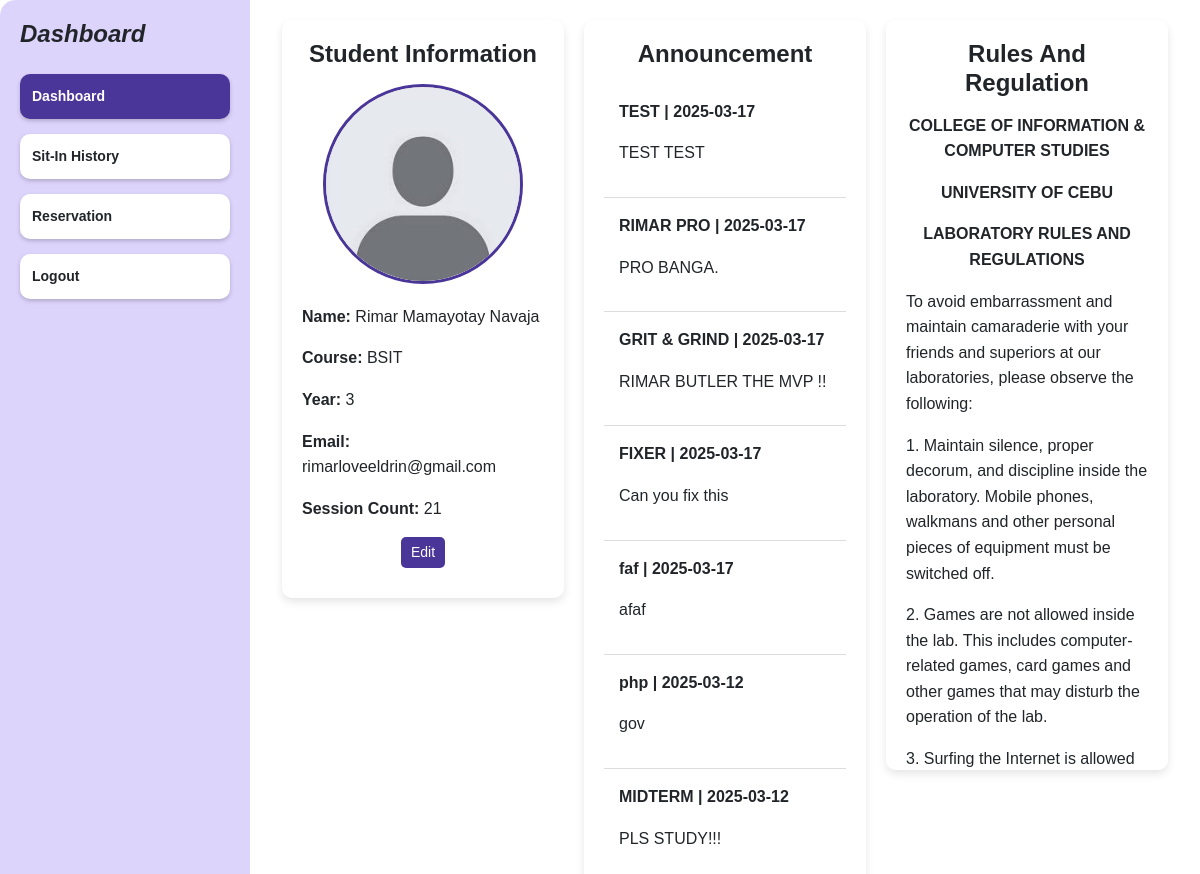
/dashboard (signed in), run on an earlier commit of the app's database.
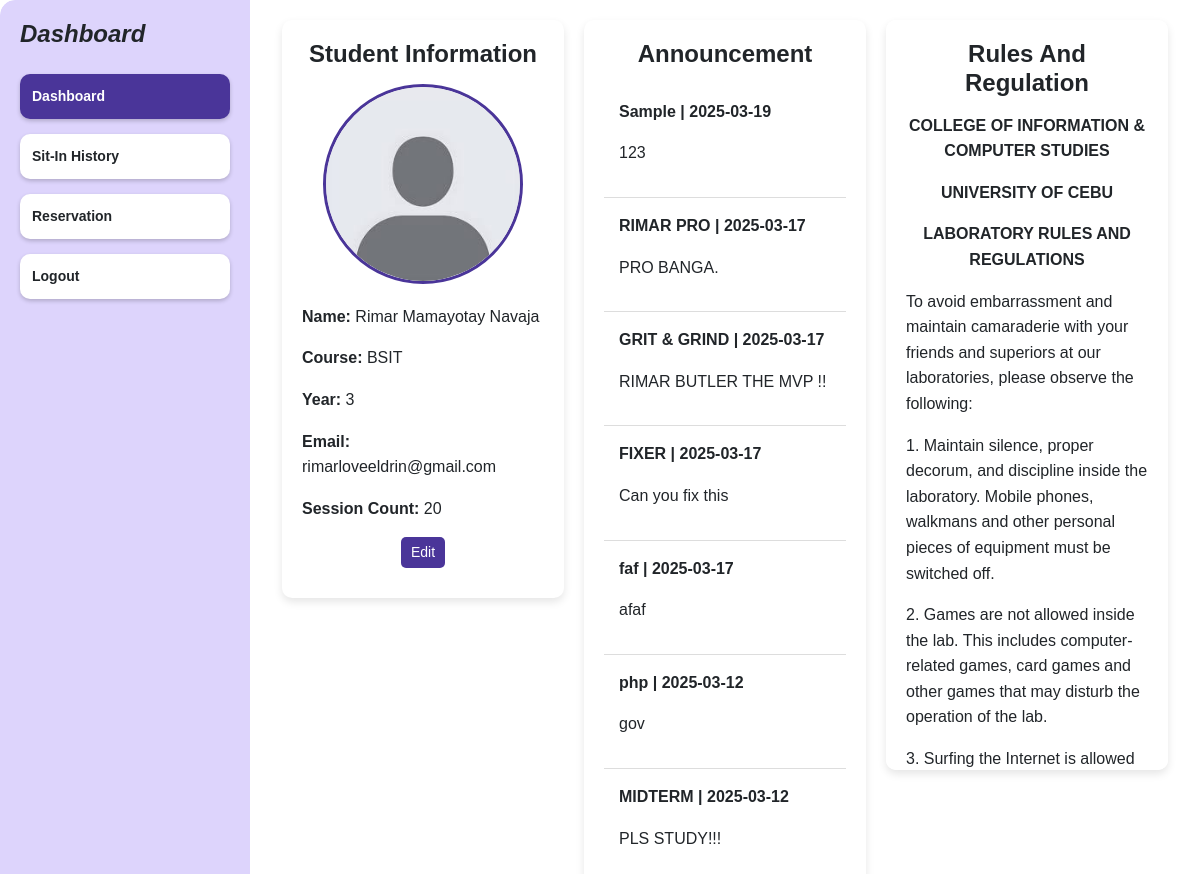
And on a later commit of the database.
### tables this page shows
CREATE TABLE students ( 
idno TEXT PRIMARY KEY,
lastname TEXT NOT NULL,
firstname TEXT NOT NULL,
midname TEXT,
course TEXT NOT NULL,
year_level INTEGER NOT NULL,
email_address TEXT NOT NULL,
username TEXT NOT NULL CHECK (username = idno),
password TEXT NOT NULL,
profile_picture TEXT DEFAULT NULL,
session_count INTEGER DEFAULT 30
);

CREATE TABLE announcements (
    id INTEGER PRIMARY KEY AUTOINCREMENT,
    title TEXT NOT NULL,
    content TEXT NOT NULL,
    created_at TIMESTAMP DEFAULT CURRENT_TIMESTAMP
);

### app.py (the view)
@app.route('/dashboard', methods=['GET'])
@login_required
def dashboard():
    if session.get('user_type') != 'student':
        session.clear()
        return redirect(url_for('login'))
    conn = get_db_connection()
    cursor = conn.cursor()
    cursor.execute("""
        SELECT idno, firstname, lastname, midname, course, year_level, email_address, profile_picture, session_count
        FROM students WHERE idno = ?
    """, (session['user_id'],))
    user = cursor.fetchone()
    cursor.execute("SELECT * FROM announcements ORDER BY created_at DESC")
    announcements = cursor.fetchall()
    conn.close()
    if not user:
        flash("User not found!", "danger")
        return redirect(url_for('logout'))
    session['firstname'] = user['firstname']
    session['lastname'] = user['lastname']
    session['session_count'] = user['session_count']
    user_data = {
        "idno": user["idno"],
        "firstname": user["firstname"],
        "lastname": user["lastname"],
        "midname": user["midname"],
        "course": user["course"] or "N/A",  # Default if empty
        "year_level": user["year_level"] or "N/A",  # Default if empty
        "email_address": user["email_address"] or "N/A",  # Default if empty
        "profile_picture": user["profile_picture"] if user["profile_picture"] else None,  # None if not set
        "session_count": user["session_count"] if user["session_count"] else 0
    }
    return render_template('dashboard.html', user=user_data, announcements=announcements)

### app.py (called while the page is built)
def get_db_connection():
    conn = sqlite3.connect('users.db')
    conn.row_factory = sqlite3.Row
    return conn

def login_required(f):
    @wraps(f)
    def decorated_function(*args, **kwargs):
        if not session.get('user_id'):
            flash("Please log in first!", "warning")
            session.clear()  # Clear any invalid session data
            return redirect(url_for('login'))
        return f(*args, **kwargs)
    return decorated_function

@app.after_request
def add_header(response):
    response.headers['Cache-Control'] = 'no-store, no-cache, must-revalidate, post-check=0, pre-check=0, max-age=0'
    response.headers['Pragma'] = 'no-cache'
    response.headers['Expires'] = '-1'
    return response

@app.before_request
def validate_session():
    if request.endpoint and 'static' in request.endpoint:
        return  # Skip session validation for static files
    if 'user_id' in session:
        session.permanent = True
        session.modified = True
        if session.get('user_type') == 'admin':
            session['is_admin'] = True
            session['last_activity'] = datetime.now().isoformat()

### templates/dashboard.html (shortened to what this page needs)
{% extends "base.html" %}
{% block content %}
<head>
    <link rel="stylesheet" href="static/styles.css">
    <link href="https://cdn.jsdelivr.net/npm/bootstrap@5.3.0/dist/css/bootstrap.min.css" rel="stylesheet">
</head>
<body>
    <div class="dashboard-container">
        <div class="sidebar">
            <h1 class="dashboard-title">Dashboard</h1>
            <a href="{{ url_for('dashboard') }}" class="menu-btn active">Dashboard</a>
            <a href="{{ url_for('sit_in_history') }}" class="menu-btn">Sit-In History</a>
            <a href="{{ url_for('reserve') }}" class="menu-btn">Reservation</a>
            <a href="{{ url_for('logout') }}" class="menu-btn logout-btn">Logout</a>
        </div>
        <div class="content">
            <div class="container">
                <div class="student-info">
                    <h2>Student Information</h2>
                    <div class="profile-container">
                        {% if user['profile_picture'] %}
                            <img src="{{ url_for('static', filename=user['profile_picture']) }}" alt="Profile Picture" class="profile-pic">
                        {% else %}
                            <img src="{{ url_for('static', filename='default-avatar.jpg') }}" alt="Default Profile Picture" class="profile-pic">
                        {% endif %}
                    </div>
                    <p><strong>Name:</strong> {{ user['firstname'] }} {{ user['midname'] }} {{ user['lastname'] }}</p>
                    <p><strong>Course:</strong> {{ user['course'] }}</p>
                    <p><strong>Year:</strong> {{ user['year_level'] }}</p>
                    <p><strong>Email:</strong> {{ user['email_address'] }}</p>
                    <p><strong>Session Count:</strong> {{ user['session_count'] if user['session_count'] else 30 }}</p>
                    <button class="edit-btn" onclick="openModal()">Edit</button>
                </div>
                <div class="announcement">
                    <h2>Announcement</h2>
                    {% for announcement in announcements %}
                    <div class="announcement-item">
                        <p><strong>{{ announcement['title'] }} | {{ announcement['created_at'][:10] }}</strong></p>
                        <p>{{ announcement['content'] }}</p>
                    </div>
                    {% endfor %}
                </div>
                <div class="rules-regulation" style="width: 100%; max-width: 600px; margin-left: auto; margin-right: auto;">
                    <h2>Rules And Regulation</h2>
                    <center><strong><p>COLLEGE OF INFORMATION & COMPUTER STUDIES</p>
                    <p>UNIVERSITY OF CEBU</p>
                    <p>LABORATORY RULES AND REGULATIONS</p></strong></center>
                    <p>To avoid embarrassment and maintain camaraderie with your friends and superiors at our laboratories, please observe the following:</p>
                    <p>1. Maintain silence, proper decorum, and discipline inside the laboratory. Mobile phones, walkmans and other personal pieces of equipment must be switched off.</p>
                    <p>2. Games are not allowed inside the lab. This includes computer-related games, card games and other games that may disturb the operation of the lab.</p>
                    <p>3. Surfing the Internet is allowed only with the permission of the instructor. Downloading and installing of software are strictly prohibited.</p>
                </div>
            </div>
        </div>
    </div>
</body>
</html>
{% endblock %}

What changed in the data, as far as the page shows it:
removed announcements: title "TEST", created_at "2025-03-17", content "TEST TEST"
changed students "Rimar": session_count "21" → "20"
added announcements: title "Sample", created_at "2025-03-19", content "123"
